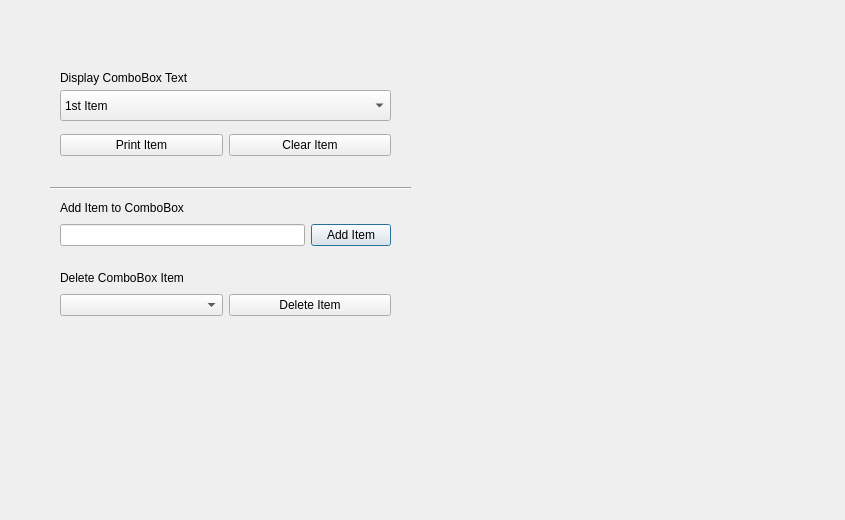
<?xml version="1.0" encoding="UTF-8"?>
<ui version="4.0">
 <class>Dialog</class>
 <widget class="QDialog" name="Dialog">
  <property name="geometry">
   <rect>
    <x>0</x>
    <y>0</y>
    <width>845</width>
    <height>520</height>
   </rect>
  </property>
  <property name="windowTitle">
   <string>Dialog</string>
  </property>
  <widget class="Line" name="line">
   <property name="geometry">
    <rect>
     <x>50</x>
     <y>180</y>
     <width>361</width>
     <height>16</height>
    </rect>
   </property>
   <property name="orientation">
    <enum>Qt::Horizontal</enum>
   </property>
  </widget>
  <widget class="QLabel" name="label_2">
   <property name="geometry">
    <rect>
     <x>60</x>
     <y>200</y>
     <width>151</width>
     <height>16</height>
    </rect>
   </property>
   <property name="text">
    <string>Add Item to ComboBox</string>
   </property>
  </widget>
  <widget class="QWidget" name="horizontalLayoutWidget_2">
   <property name="geometry">
    <rect>
     <x>60</x>
     <y>220</y>
     <width>331</width>
     <height>31</height>
    </rect>
   </property>
   <layout class="QHBoxLayout" name="horizontalLayout_2">
    <item>
     <widget class="QLineEdit" name="lineEdit_Test"/>
    </item>
    <item>
     <widget class="QPushButton" name="btn_addItem">
      <property name="text">
       <string>Add Item</string>
      </property>
     </widget>
    </item>
   </layout>
  </widget>
  <widget class="QLabel" name="label_3">
   <property name="geometry">
    <rect>
     <x>60</x>
     <y>270</y>
     <width>151</width>
     <height>16</height>
    </rect>
   </property>
   <property name="text">
    <string>Delete ComboBox Item</string>
   </property>
  </widget>
  <widget class="QWidget" name="horizontalLayoutWidget_3">
   <property name="geometry">
    <rect>
     <x>60</x>
     <y>290</y>
     <width>331</width>
     <height>31</height>
    </rect>
   </property>
   <layout class="QHBoxLayout" name="horizontalLayout_3">
    <item>
     <widget class="QComboBox" name="cmb_second"/>
    </item>
    <item>
     <widget class="QPushButton" name="btn_deleteItem">
      <property name="text">
       <string>Delete Item</string>
      </property>
     </widget>
    </item>
   </layout>
  </widget>
  <widget class="QWidget" name="widget" native="true">
   <property name="geometry">
    <rect>
     <x>60</x>
     <y>50</y>
     <width>351</width>
     <height>121</height>
    </rect>
   </property>
   <widget class="QWidget" name="horizontalLayoutWidget">
    <property name="geometry">
     <rect>
      <x>0</x>
      <y>80</y>
      <width>331</width>
      <height>31</height>
     </rect>
    </property>
    <layout class="QHBoxLayout" name="horizontalLayout">
     <item>
      <widget class="QPushButton" name="btn_printItem">
       <property name="text">
        <string>Print Item</string>
       </property>
      </widget>
     </item>
     <item>
      <widget class="QPushButton" name="btn_clearItem">
       <property name="text">
        <string>Clear Item</string>
       </property>
      </widget>
     </item>
    </layout>
   </widget>
   <widget class="QComboBox" name="cmb_Test">
    <property name="geometry">
     <rect>
      <x>0</x>
      <y>40</y>
      <width>331</width>
      <height>31</height>
     </rect>
    </property>
    <item>
     <property name="text">
      <string>1st Item</string>
     </property>
    </item>
    <item>
     <property name="text">
      <string>2nd Item</string>
     </property>
    </item>
    <item>
     <property name="text">
      <string>3rd Item</string>
     </property>
    </item>
   </widget>
   <widget class="QLabel" name="lbl_display">
    <property name="geometry">
     <rect>
      <x>0</x>
      <y>20</y>
      <width>151</width>
      <height>16</height>
     </rect>
    </property>
    <property name="text">
     <string>Display ComboBox Text</string>
    </property>
   </widget>
  </widget>
 </widget>
 <resources/>
 <connections/>
</ui>
